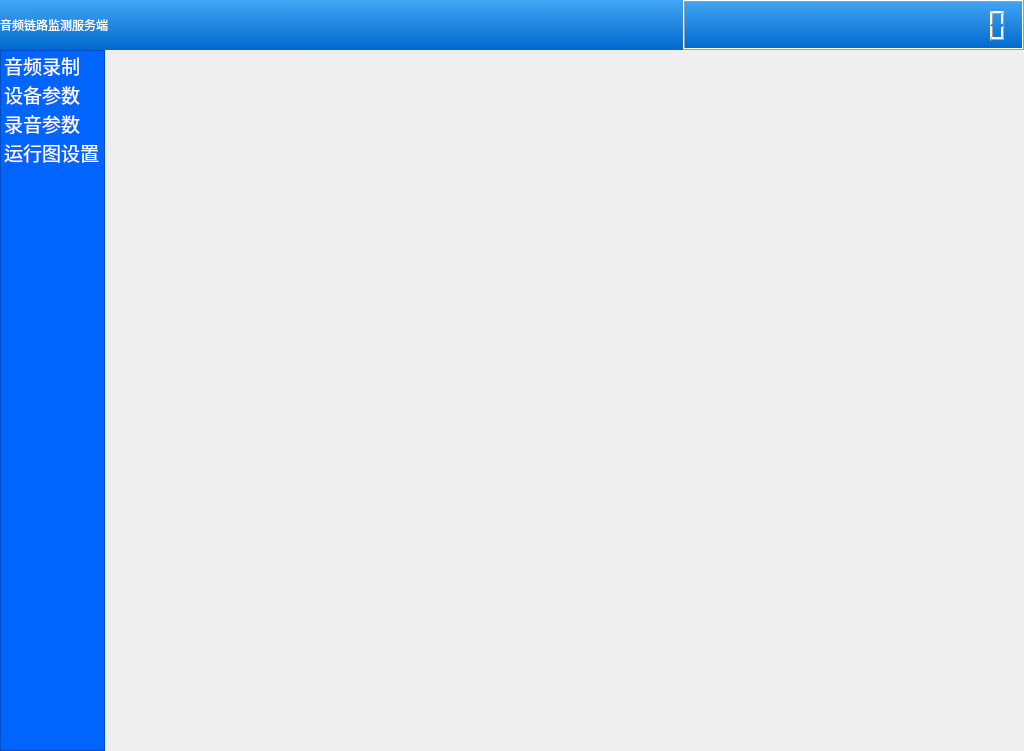
<?xml version="1.0" encoding="UTF-8"?>
<ui version="4.0">
 <class>main_window</class>
 <widget class="QStackedWidget" name="main_window">
  <property name="geometry">
   <rect>
    <x>0</x>
    <y>0</y>
    <width>1024</width>
    <height>751</height>
   </rect>
  </property>
  <property name="windowTitle">
   <string>北京国广电科技有限公司</string>
  </property>
  <widget class="QWidget" name="page">
   <layout class="QVBoxLayout" name="verticalLayout">
    <property name="spacing">
     <number>0</number>
    </property>
    <property name="leftMargin">
     <number>0</number>
    </property>
    <property name="topMargin">
     <number>0</number>
    </property>
    <property name="rightMargin">
     <number>0</number>
    </property>
    <property name="bottomMargin">
     <number>0</number>
    </property>
    <item>
     <widget class="QFrame" name="title">
      <property name="sizePolicy">
       <sizepolicy hsizetype="Ignored" vsizetype="Fixed">
        <horstretch>0</horstretch>
        <verstretch>0</verstretch>
       </sizepolicy>
      </property>
      <property name="minimumSize">
       <size>
        <width>50</width>
        <height>50</height>
       </size>
      </property>
      <property name="maximumSize">
       <size>
        <width>16777215</width>
        <height>50</height>
       </size>
      </property>
      <property name="styleSheet">
       <string notr="true">#title
{
background-color: qlineargradient(spread:pad, x1:0, y1:0, x2:0.0113636, y2:1, stop:0 rgba(67, 166, 245, 255), stop:0.994318 rgba(0, 105, 204, 255));
}</string>
      </property>
      <layout class="QHBoxLayout" name="horizontalLayout">
       <property name="spacing">
        <number>0</number>
       </property>
       <property name="leftMargin">
        <number>0</number>
       </property>
       <property name="topMargin">
        <number>0</number>
       </property>
       <property name="rightMargin">
        <number>0</number>
       </property>
       <property name="bottomMargin">
        <number>0</number>
       </property>
       <item>
        <widget class="QLabel" name="label">
         <property name="styleSheet">
          <string notr="true">font: 22pt &quot;黑体&quot;;
color: rgb(255, 255, 255);</string>
         </property>
         <property name="text">
          <string>音频链路监测服务端</string>
         </property>
        </widget>
       </item>
       <item>
        <widget class="QWidget" name="widget" native="true"/>
       </item>
       <item>
        <widget class="QLCDNumber" name="nowTime">
         <property name="sizePolicy">
          <sizepolicy hsizetype="Preferred" vsizetype="Preferred">
           <horstretch>0</horstretch>
           <verstretch>0</verstretch>
          </sizepolicy>
         </property>
         <property name="layoutDirection">
          <enum>Qt::LeftToRight</enum>
         </property>
         <property name="styleSheet">
          <string notr="true">color: rgb(255, 255, 255);</string>
         </property>
         <property name="digitCount">
          <number>19</number>
         </property>
        </widget>
       </item>
      </layout>
     </widget>
    </item>
    <item>
     <layout class="QHBoxLayout" name="horizontalLayout_2" stretch="0,0">
      <property name="spacing">
       <number>0</number>
      </property>
      <item>
       <widget class="QListWidget" name="control">
        <property name="maximumSize">
         <size>
          <width>105</width>
          <height>16777215</height>
         </size>
        </property>
        <property name="font">
         <font>
          <pointsize>14</pointsize>
         </font>
        </property>
        <property name="styleSheet">
         <string notr="true">color: rgb(255, 255, 255);
background-color: rgb(0, 100, 255);</string>
        </property>
        <item>
         <property name="text">
          <string>音频录制</string>
         </property>
        </item>
        <item>
         <property name="text">
          <string>设备参数</string>
         </property>
        </item>
        <item>
         <property name="text">
          <string>录音参数</string>
         </property>
        </item>
        <item>
         <property name="text">
          <string>运行图设置</string>
         </property>
        </item>
       </widget>
      </item>
      <item>
       <widget class="QStackedWidget" name="stackedWidget">
        <property name="currentIndex">
         <number>3</number>
        </property>
        <widget class="QWidget" name="page_ly_state">
         <layout class="QHBoxLayout" name="horizontalLayout_3">
          <property name="spacing">
           <number>0</number>
          </property>
          <property name="leftMargin">
           <number>0</number>
          </property>
          <property name="topMargin">
           <number>0</number>
          </property>
          <property name="rightMargin">
           <number>0</number>
          </property>
          <property name="bottomMargin">
           <number>0</number>
          </property>
          <item>
           <widget class="QScrollArea" name="scrollArea">
            <property name="widgetResizable">
             <bool>true</bool>
            </property>
            <widget class="QWidget" name="scrollAreaWidgetContents">
             <property name="geometry">
              <rect>
               <x>0</x>
               <y>0</y>
               <width>98</width>
               <height>28</height>
              </rect>
             </property>
            </widget>
           </widget>
          </item>
         </layout>
        </widget>
        <widget class="QWidget" name="page_set"/>
        <widget class="QWidget" name="page_saveSet"/>
        <widget class="QWidget" name="page_yxt"/>
       </widget>
      </item>
     </layout>
    </item>
   </layout>
  </widget>
 </widget>
 <resources/>
 <connections/>
</ui>
